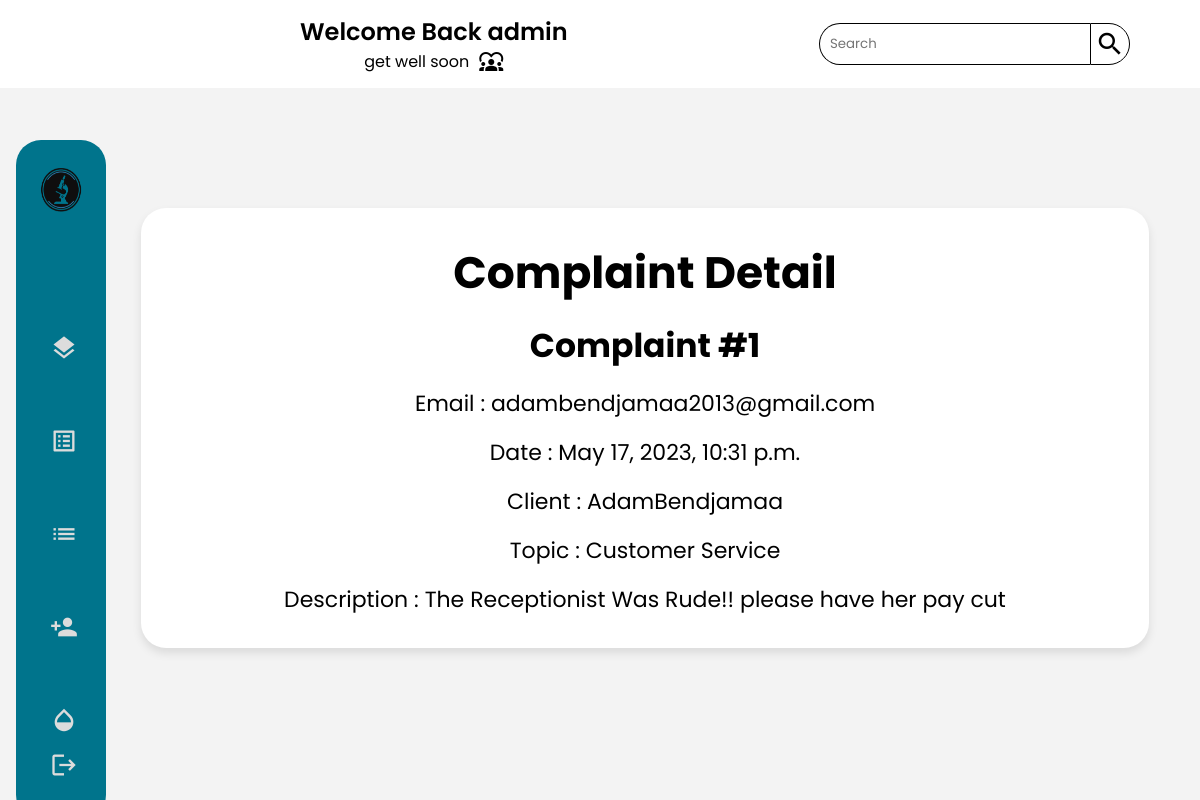
Page /receptionist/complaint/detail/1/ (signed in) on the committed database.
### main_home/models.py (models this page shows)
class Complaint(models.Model):
    TOPIC_CHOICES = [
        ('Billing', 'Billing'),
        ('Customer Service', 'Customer Service'),
        ('Facilities', 'Facilities'),
        ('Quality of Service', 'Quality of Service'),
        ('Other', 'Other'),
    ]
    client = models.ForeignKey(Client, on_delete=models.CASCADE)
    date = models.DateTimeField(auto_now_add=True)
    topic = models.CharField(max_length=20, choices=TOPIC_CHOICES)
    description = models.CharField(max_length=1000)
    def __str__(self):
        return f"Complaint #{self.id}"
    class Meta:
        db_table = 'complaint'

### client/models.py (models this page shows, shortened)
class Client(models.Model):
    GENDERS =[
        ('M','Male'),
        ('F','Female')
    ]
    user = models.OneToOneField(User, primary_key = True, on_delete=models.CASCADE)
    phone_number = models.CharField(max_length=10,validators=[phone_regex])
    gender = models.CharField(max_length = 1 ,choices = GENDERS)
    address = models.CharField(max_length=50)
    policy = models.BooleanField(default = False)
    profile_pic = models.ImageField(default="default.png", upload_to="profile_pics")
    date_of_birth = models.DateField(default='2003-03-08')
    tests_made = models.PositiveIntegerField(default=0)
    class Meta():
        db_table = 'auth_client'

### receptionist/views.py (the view)
# urls.py: path("complaint/detail/<int:complaint_id>/",views.complaint_detail,name="complaint_detail"),
@login_required
@permission_required('receptionist.view_receptionist', raise_exception=True)
def complaint_detail(request,complaint_id):
    complaint = get_object_or_404(Complaint, id=complaint_id)
    context = {
        'complaint': complaint
    }
    return render(request,'receptionist/complaint/complaint_detail.html',context)

### receptionist/templates/receptionist/complaint/complaint_detail.html
{% extends 'receptionist/receptionist.html' %}
{% load static %}
{% block main %}
<div class="Container">
    <h1>Complaint Detail</h1>
    <h2>{{ complaint }}</h2>
    <p>Email : {{ complaint.client.user.email }}</p>
    <p>Date : {{ complaint.date }}</p>
    <p>Client : {{ complaint.client.user.first_name }}{{ complaint.client.user.last_name }}</p>
    <p>Topic : {{ complaint.topic }}</p>
    <p>Description : {{ complaint.description }}</p>
</div>
{% endblock main %}

### main_home/templates/main_home/actors_base.html (shortened to what this page needs)
{% extends 'main_home/base.html' %}
{% load static %}
{% block css %}
        <link rel="stylesheet" href="{% static 'css/actors.css' %}" />
{% endblock css %}
{% block content %}
    <div class="container">
        <header>
            <div class="wlc">
                <h1>Welcome Back {{user.username}}</h1>
                <p>get well soon  <span class="material-icons">diversity_1</span></p>
            </div>
            <div class="Left">
                <div class="search">
                    <input type="text" class="searchTerm" placeholder="Search">
                    <button type="submit" class="searchButton">
                        <span class="material-icons">
                        </span>
                    </button>
                </div>
                </div>
        </header>
        <div class="Main">
            {% block main %}{% endblock main %}
        </div>
    </div>
    <nav>
        <a class="logo" href="{% url user.groups.first.name %}">
            <img alt="brave lab logo" src="{% static 'img/logo.png' %}">
            <span class="nav-item">Brave Lab</span>
        </a>
        <ul>
            {% block sidebar %}{% endblock sidebar %}
            <li class="end">
                <a href='{% url 'logout' %}'>
                    <span class="material-icons emoji">logout</span>
                </a>
            </li>
        </ul>
    </nav>
{% endblock content %}

### static/css/actors.css (style rules this page uses)
* { font-family: 'Poppins', sans-serif; margin: 0; padding: 0; }
body { background-color: #f3f3f3; }
.container { text-align: center; float: right; width: 100%; height: 90vh; }
header { height: 11%; background-color: rgb(255, 255, 255); display: flex; align-items: center; justify-content: space-between; position: fixed; top: 0; left: 0; right: 0; z-index: 1; }
.wlc { margin-left: 300px; }
.wlc h1 { font-size: 1.5rem; }
.wlc p { display: flex; align-items: center; justify-content: center; gap: 10px; }
.Left { float: right; margin: 40px; display: flex; align-items: center; flex-direction: row; justify-content: space-between; gap: 30px; }
.search { width: 100%; position: relative; display: flex; }
.search span { font-size: 30px; }
.searchTerm { width: 250px; border: 1px solid rgb(0, 0, 0); border-right: none; padding: 10px; height: 20px; border-radius: 25px 0 0 25px; outline: none; color: #267ca6; }
.searchButton { background-color: white; display: flex; align-items: center; text-align: center; color: rgb(0, 0, 0); cursor: pointer; padding: 4px; font-size: 20px; border: solid 1px rgb(0, 0, 0); border-radius: 0px 25px 25px 0px; }
nav { margin: 1rem; position: absolute; top: 0; bottom: 0; left: 0; height: 85vh; margin-top: 140px; background-color: #00748c; width: 90px; border-radius: 25px; overflow: hidden; transition: width 0.2s linear; box-shadow: 0 20px 35px rgb(0, 0, 0), 0.1; }
.logo { position: absolute; top: 8px; left: 3px; text-align: center; display: flex; transition: all 0.5s ease; margin: 10px 0 0 10px; }
.logo img { width: 45px; height: 45px; }
.logo span { font-weight: bold; padding-left: 15px; font-size: 18px; text-transform: uppercase; }
nav a { position: relative; color: gainsboro; font-size: 18px; display: table; width: 300px; padding: 10px; }
nav .material-icons { position: relative; width: 70px; height: 40px; top: 14px; font-size: 28px !important; text-align: center; }
nav ul { margin-top: 160px; }
.nav-item { position: relative; top: 5px; margin-left: 10px; }
nav ul li { transition: 0.5s; margin: 3px; width: auto; }
.end { position: absolute; bottom: 10px; }
nav ul li a { padding: 20px 10px; }
nav ul li::after { content: ''; display: block; position: relative; left: 0; width: 5px; height: 100%; background-color: rgb(0, 0, 0); }
.Main { height: 89%; }
header { position: fixed; top: 0; left: 0; right: 0; z-index: 1; }
nav { position: fixed; left: 0; overflow-y: auto; z-index: 1; }
.Main { margin-top: 9%; margin-left: 90px; display: flex; justify-content: center; align-items: center; }
header h1 { font-weight: 600; }
a { text-decoration: none; }
.Container { margin: auto; width: 85%; border-radius: 25px; display: flex; align-items: center; justify-content: end; flex-direction: column; background-color: white; padding: 2rem; }
nav a { height: 50px; }
.end { width: 97%; }
.Container { box-shadow: 0 5px 10px rgba(0,0,0,0.1); }

### main_home/templates/main_home/page_css_dev.html (style rules this page uses)
.Container { display:flex; flex-direction:column; align-items:center; justify-content:center; gap:1rem; font-size:22px; }
ul { list-style-type: none }

### rows in the picture
Complaint: id "Complaint #1", client.user.email "adambendjamaa2013@gmail.com", date "May 17, 2023, 10:31 p.m.", client.user.first_name "Adam", client.user.last_name "Bendjamaa", topic "Customer Service", description "The Receptionist Was Rude!! please have her pay cut"

### other values in the picture
{{ user.username }} "admin"
